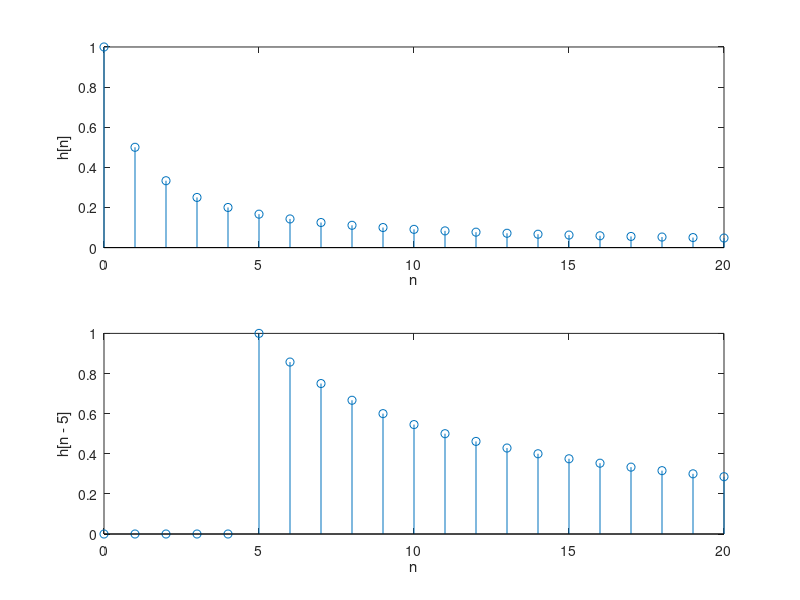

The MATLAB source for this figure:
% ch02/tutorial_problem_7.m

% x[n] = delta[n]

n = (0:20);
x = (n == 0);
y = zeros(size(n));
y(1) = x(1);
for k = 1:20
  y(k+1) = k / (k + 1) * y(k) + x(k + 1);
endfor

subplot(211);
stem(n, y); xlabel('n'); ylabel('h[n]');

% x[n] = delta[n - 5]

n = (0:20);
x = ((n - 5) == 0);
y = zeros(size(n));
y(1) = x(1);
for k = 1:20
  y(k + 1) = k / (k + 1) * y(k) + x(k + 1);
endfor

subplot(212);
stem(n, y); xlabel('n'); ylabel('h[n - 5]');
